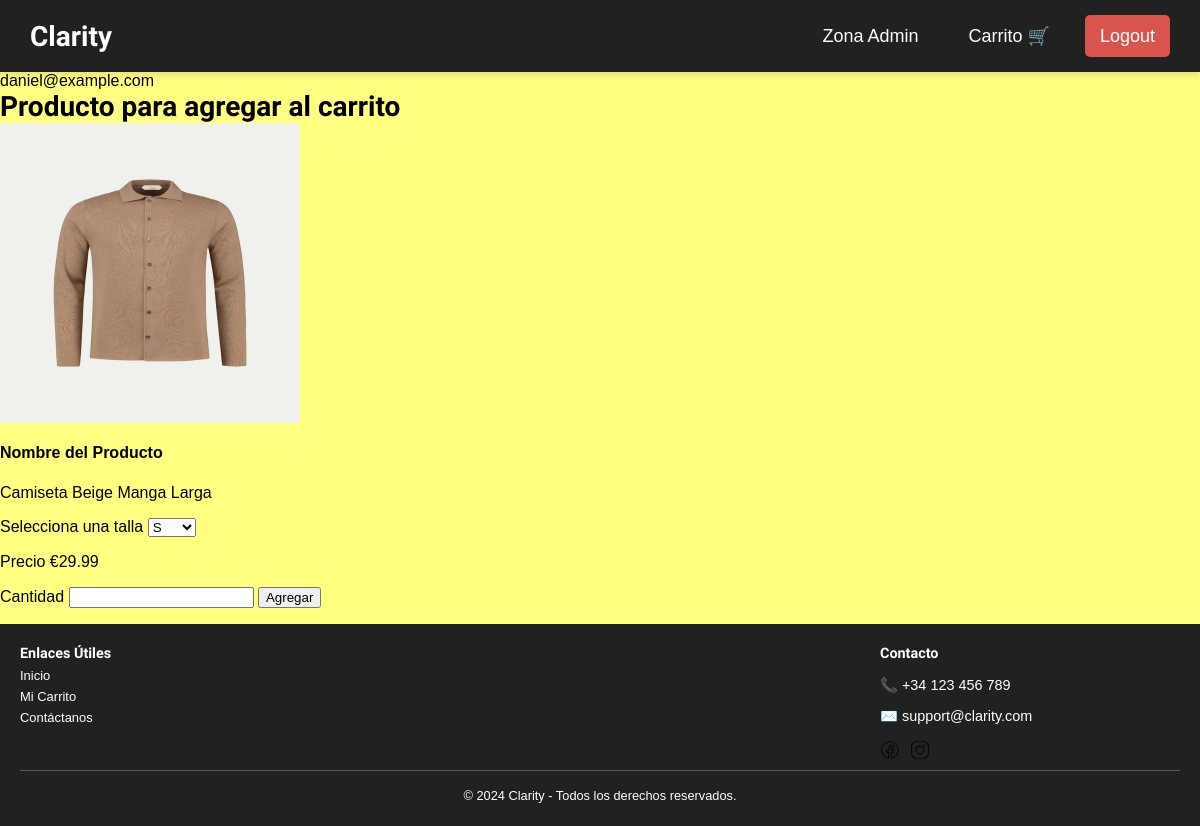
/agregar_carrito.php?id=4 (signed in), run on the app's committed database.
### tables this page shows
CREATE TABLE IF NOT EXISTS PRODUCTO(

    id_producto INTEGER AUTO_INCREMENT PRIMARY KEY,
    id_categoria INTEGER,
    precio DECIMAL(10,2) NOT NULL,
    color VARCHAR(15) NOT NULL,
    imagen VARCHAR(255),
    descripcion VARCHAR(255) NOT NULL,
    nombre_producto VARCHAR(100) NOT NULL,
    cantidad_stock INT NOT NULL,
    FOREIGN KEY (id_categoria) REFERENCES CATEGORIA (id_categoria)

);

### includes/funciones.php (called while the page is built, shortened)
<?php
function getProductos($id_producto = null)
{
    $conexion = connectDB();
    if ($id_producto) {
        $query = "SELECT * FROM PRODUCTO WHERE id_producto = ?";
        $stmt = $conexion->prepare($query);
        $stmt->bind_param("i", $id_producto);
    } else {
        $query = "SELECT * FROM PRODUCTO ORDER BY id_producto ASC;";
        $stmt = $conexion->prepare($query);
    }
    $stmt->execute();
    $result = $stmt->get_result();
    $productos = array();
    if ($result && $result->num_rows > 0) {
        while ($row = $result->fetch_assoc()) {
            $productos[] = [
                'id_producto' => $row['id_producto'],
                'id_categoria' => $row['id_categoria'],
                'precio' => $row['precio'],
                'color' => $row['color'],
                'imagen' => $row['imagen'],
                'descripcion' => $row['descripcion'],
                'nombre_producto' => $row['nombre_producto'],
                'cantidad_stock' => $row['cantidad_stock'],
            ];
        }
        return $id_producto ? $productos[0] : $productos;
    }
}

### public/agregar_carrito.php (the view, shortened to what this page needs)
<?php
include '../includes/header.php';
$id_producto = isset($_GET["id"]) ? $_GET["id"] : null;
$tallas = ["S","M","L","XXL"];
$producto = getProductos($id_producto);
echo $_SESSION["email"];
?>
<!DOCTYPE html>
<html lang="en">
<head>
</head>
<body>
    <h1>Producto para agregar al carrito</h1>
    <div class="tarjeta_producto">
        <form action="<?= $_SERVER["PHP_SELF"] . "?id=" . $producto["id_producto"]?>" method="post">
    <img src="../assets/images/<?=$producto["imagen"]?>"alt="imagen producto" width="300px" height="300px">
    <div class="detalles_producto">
        <h4>Nombre del Producto</h4>
        <p><?=$producto["nombre_producto"]?></p>
        <label for="talla">Selecciona una talla</label>
        <select name="talla" id="talla">
            <?php foreach($tallas as $talla):?>
            <option value="<?=$talla?>"><?=$talla?></option>
            <?php endforeach; ?>
        </select>
    </div>
    <div class="precio">
        <p>Precio €<?=$producto["precio"]?></p>
        <label for="cantidad">Cantidad</label>
        <input type="number" step="1" name="cantidad" max = "<?=$producto["cantidad_stock"]?>" required>
        <button type="submit">Agregar</button>
    </div>
</form>
    </div>
</body>
<?php include '../includes/footer.php';?>
</html>

### assets/css/header.css (style rules this page uses)
body { background-color: var(--primaryColor); font-family: Arial, sans-serif; margin: 0; padding: 0; }
h1 { font-family: var(--titlesLetters); font-size: 28px; margin: 0; }

### assets/css/footer.css (style rules this page uses)
body { display: flex; flex-direction: column; min-height: 100vh; margin: 0; background-color: var(--primaryColor); }

### data on the page
producto: imagen (picture), nombre_producto "Camiseta Beige Manga Larga", precio "29.99"

### other printed values
$_SESSION["email"] "daniel@example.com"
form field talla "S"
